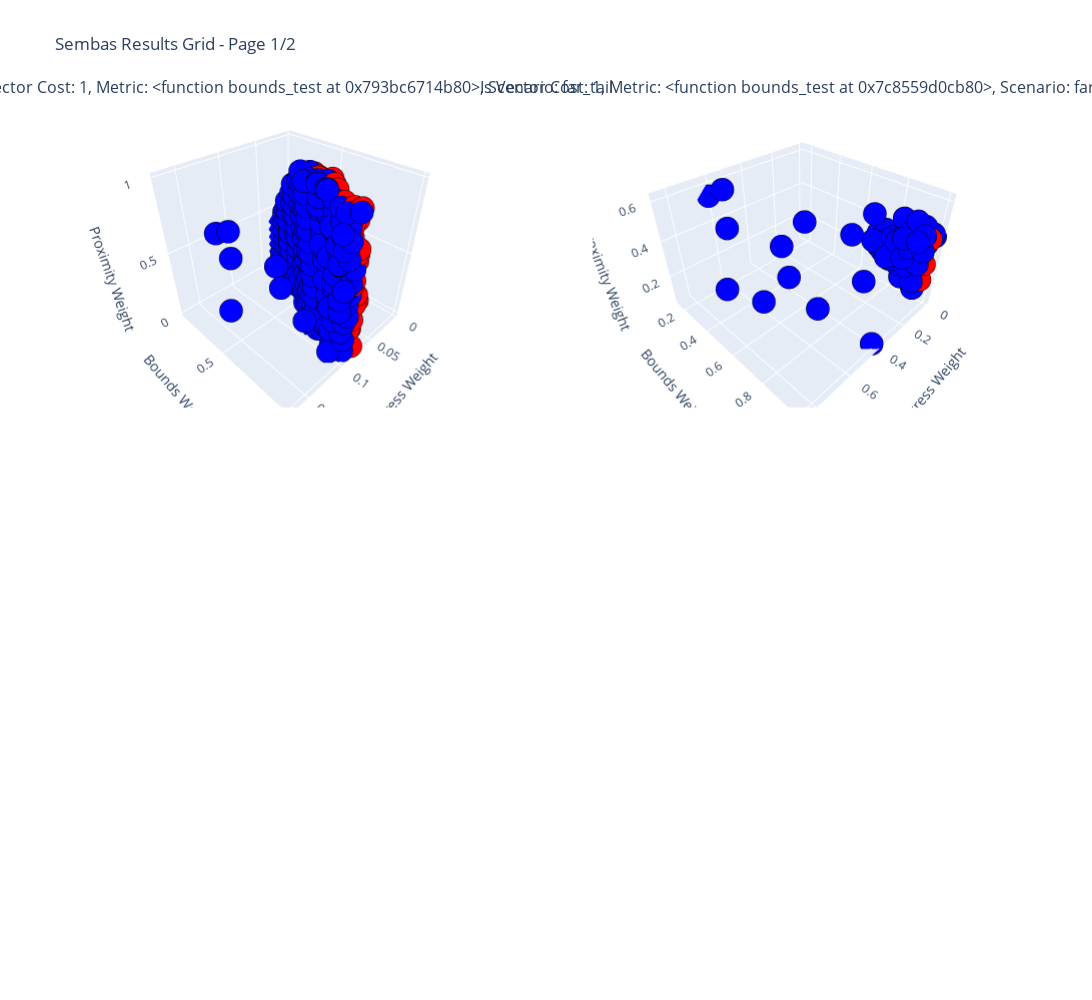

Here is the notebook cell this chart was saved with:
### Code cell
# file = 'paper_data/scalar_collision_vector_pass.json'
# plot_sembas_grid(file, start_index=4, num_plots=4)

# file = 'paper_data/scalar_pass.json'
# plot_sembas_grid(file, start_index=0, num_plots=4)

file = 'paper_data/bounds_test.json'
plot_sembas_grid(file, start_index=6, num_plots=8)

### Figure 1 — Plotly figure (JSON) as saved in the notebook; plotly's stock layout.template omitted (floating-point values rounded to 4 significant figures; data arrays with more than 128 entries replaced by an {"elided": "..."} marker saying what was removed)
{"data": [{"hoverinfo": "text", "marker": {"color": {"elided": "790 int values"}, "colorscale": [[0, "red"], [1, "blue"]], "line": {"color": "black", "width": 2}, "opacity": 1, "size": 8}, "mode": "markers", "scene": "scene", "showlegend": false, "text": {"elided": "790 str values"}, "type": "scatter3d", "x": {"elided": "790 float values"}, "y": {"elided": "790 float values"}, "z": {"elided": "790 float values"}}, {"hoverinfo": "text", "marker": {"color": [1, 1, 1, 1, 1, 1, 1, 1, 1, 1, 1, 0, 1, 1, 1, 1, 0, 1, 1, 1, 0, 1, 1, 0, 1, 1, 0, 0, 1, 1, 1, 1, 1, 1, 1, 1, 0, 1, 1, 0, 1, 1, 1, 0, 1, 0, 1, 1, 1, 0, 1, 1, 0, 1, 1, 0, 1, 1, 0, 1, 0, 0, 1, 0, 1, 0, 1, 1, 1, 0, 1, 1, 1, 1, 1, 1, 0, 1, 1, 1, 1, 1, 1, 1, 1], "colorscale": [[0, "red"], [1, "blue"]], "line": {"color": "black", "width": 2}, "opacity": 1, "size": 8}, "mode": "markers", "scene": "scene2", "showlegend": false, "text": ["Point 1<br>Successful<br>(0.62, 0.15, 0.55)", "Point 2<br>Successful<br>(0.43, 0.92, 0.38)", "Point 3<br>Successful<br>(0.63, 0.30, 0.44)", "Point 4<br>Successful<br>(0.62, 0.28, 0.62)", "Point 5<br>Successful<br>(0.56, 0.80, 0.23)", "Point 6<br>Successful<br>(0.37, 0.36, 0.25)", "Point 7<br>Successful<br>(0.85, 0.59, 0.39)", "Point 8<br>Successful<br>(0.41, 0.99, 0.05)", "Point 9<br>Successful<br>(0.72, 0.64, 0.26)", "Point 10<br>Successful<br>(0.16, 0.76, 0.51)", "Point 11<br>Successful<br>(0.62, 0.69, 0.37)", "Point 12<br>Failed<br>(0.07, 0.86, 0.34)", "Point 13<br>Successful<br>(0.34, 0.51, 0.44)", "Point 14<br>Successful<br>(0.21, 0.68, 0.39)", "Point 15<br>Successful<br>(0.14, 0.77, 0.36)", "Point 16<br>Successful<br>(0.11, 0.82, 0.35)", "Point 17<br>Failed<br>(0.05, 0.78, 0.38)", "Point 18<br>Successful<br>(0.15, 0.76, 0.37)", "Point 19<br>Successful<br>(0.10, 0.75, 0.38)", "Point 20<br>Successful<br>(0.16, 0.85, 0.32)", "Point 21<br>Failed<br>(0.06, 0.87, 0.33)", "Point 22<br>Successful<br>(0.11, 0.88, 0.32)", "Point 23<br>Successful<br>(0.12, 0.85, 0.41)", "Point 24<br>Failed<br>(0.06, 0.87, 0.33)", "Point 25<br>Successful<br>(0.09, 0.88, 0.38)", "Point 26<br>Successful<br>(0.09, 0.79, 0.29)", "Point 27<br>Failed<br>(0.06, 0.87, 0.33)", "Point 28<br>Failed<br>(0.06, 0.83, 0.30)", "Point 29<br>Successful<br>(0.08, 0.78, 0.40)", "Point 30<br>Successful<br>(0.04, 0.84, 0.34)", "Point 31<br>Successful<br>(0.08, 0.86, 0.30)", "Point 32<br>Successful<br>(0.13, 0.85, 0.30)", "Point 33<br>Successful<br>(0.04, 0.84, 0.34)", "Point 34<br>Successful<br>(0.04, 0.81, 0.38)", "Point 35<br>Successful<br>(0.12, 0.87, 0.39)", "Point 36<br>Successful<br>(0.04, 0.84, 0.34)", "Point 37<br>Failed<br>(0.05, 0.80, 0.31)", "Point 38<br>Successful<br>(0.09, 0.76, 0.31)", "Point 39<br>Successful<br>(0.04, 0.84, 0.34)", "Point 40<br>Failed<br>(0.07, 0.87, 0.37)", "Point 41<br>Successful<br>(0.10, 0.86, 0.29)", "Point 42<br>Successful<br>(0.03, 0.79, 0.29)", "Point 43<br>Successful<br>(0.09, 0.87, 0.29)", "Point 44<br>Failed<br>(0.06, 0.90, 0.38)", "Point 45<br>Successful<br>(0.08, 0.90, 0.33)", "Point 46<br>Failed<br>(0.07, 0.96, 0.31)", "Point 47<br>Successful<br>(0.11, 0.88, 0.27)", "Point 48<br>Successful<br>(0.09, 0.93, 0.27)", "Point 49<br>Successful<br>(0.15, 0.92, 0.35)", "Point 50<br>Failed<br>(0.06, 0.92, 0.40)", "Point 51<br>Successful<br>(0.12, 0.93, 0.39)", "Point 52<br>Successful<br>(0.03, 0.93, 0.23)", "Point 53<br>Failed<br>(0.06, 0.99, 0.30)", "Point 54<br>Successful<br>(0.03, 0.97, 0.26)", "Point 55<br>Successful<br>(0.14, 0.94, 0.31)", "Point 56<br>Failed<br>(0.06, 0.99, 0.30)", "Point 57<br>Successful<br>(0.11, 0.98, 0.32)", "Point 58<br>Successful<br>(0.12, 0.97, 0.22)", "Point 59<br>Failed<br>(0.06, 0.99, 0.30)", "Point 60<br>Successful<br>(0.12, 1.00, 0.40)", "Point 61<br>Failed<br>(0.05, 0.93, 0.42)", "Point 62<br>Failed<br>(0.08, 0.98, 0.42)", "Point 63<br>Successful<br>(0.15, 0.92, 0.45)", "Point 64<br>Failed<br>(0.05, 0.93, 0.42)", "Point 65<br>Successful<br>(0.10, 0.92, 0.46)", "Point 66<br>Failed<br>(0.07, 0.99, 0.22)", "Point 67<br>Successful<br>(0.01, 0.92, 0.22)", "Point 68<br>Successful<br>(0.05, 0.95, 0.20)", "Point 69<br>Successful<br>(0.15, 0.98, 0.46)", "Point 70<br>Failed<br>(0.06, 0.99, 0.44)", "Point 71<br>Successful<br>(0.10, 0.99, 0.47)", "Point 72<br>Successful<br>(0.10, 0.87, 0.40)", "Point 73<br>Successful<br>(0.03, 0.92, 0.44)", "Point 74<br>Successful<br>(0.04, 0.96, 0.48)", "Point 75<br>Successful<br>(0.08, 0.87, 0.50)", "Point 76<br>Successful<br>(0.03, 0.92, 0.44)", "Point 77<br>Failed<br>(0.06, 0.96, 0.41)", "Point 78<br>Successful<br>(0.10, 0.90, 0.20)", "Point 79<br>Successful<br>(0.05, 0.95, 0.13)", "Point 80<br>Successful<br>(0.08, 0.93, 0.51)", "Point 81<br>Successful<br>(0.03, 0.99, 0.45)", "Point 82<br>Successful<br>(0.08, 0.88, 0.41)", "Point 83<br>Successful<br>(0.05, 0.98, 0.39)", "Point 84<br>Successful<br>(0.01, 0.99, 0.43)", "Point 85<br>Successful<br>(0.62, 0.15, 0.55)"], "type": "scatter3d", "x": [0.6187, 0.431, 0.6332, 0.6172, 0.564, 0.3681, 0.8484, 0.4118, 0.7156, 0.1571, 0.6151, 0.07126, 0.345, 0.2081, 0.1397, 0.1055, 0.0516, 0.1472, 0.09688, 0.1594, 0.06375, 0.1141, 0.1215, 0.06375, 0.08728, 0.08948, 0.06375, 0.06466, 0.07678, 0.04324, 0.08176, 0.1342, 0.04324, 0.04118, 0.1197, 0.04324, 0.05138, 0.09121, 0.04324, 0.07156, 0.09595, 0.02898, 0.08704, 0.05751, 0.0843, 0.0664, 0.1052, 0.08641, 0.1487, 0.06342, 0.1151, 0.02887, 0.05899, 0.02633, 0.144, 0.05899, 0.1077, 0.1153, 0.05899, 0.119, 0.05477, 0.07521, 0.1504, 0.05477, 0.09743, 0.07443, 0.005031, 0.04528, 0.1543, 0.0587, 0.1014, 0.1048, 0.0298, 0.04443, 0.08094, 0.0298, 0.06127, 0.09514, 0.04772, 0.08487, 0.03373, 0.08089, 0.0463, 0.005339, 0.6187], "y": [0.153, 0.923, 0.2979, 0.2761, 0.802, 0.3637, 0.5896, 0.9905, 0.6365, 0.7596, 0.6853, 0.8599, 0.5065, 0.6832, 0.7716, 0.8157, 0.7831, 0.7619, 0.7545, 0.8484, 0.8696, 0.8769, 0.8462, 0.8696, 0.8754, 0.7853, 0.8696, 0.8323, 0.7797, 0.8444, 0.8615, 0.8518, 0.8444, 0.8106, 0.8685, 0.8444, 0.7988, 0.763, 0.8444, 0.8733, 0.8646, 0.7917, 0.8718, 0.8971, 0.9011, 0.9646, 0.8832, 0.9333, 0.9245, 0.919, 0.9303, 0.9255, 0.9909, 0.9685, 0.9411, 0.9909, 0.9795, 0.9724, 0.9909, 0.9987, 0.9264, 0.9759, 0.916, 0.9264, 0.9174, 0.9928, 0.9223, 0.9531, 0.9844, 0.9948, 0.9858, 0.8701, 0.9248, 0.9561, 0.8663, 0.9248, 0.9587, 0.9039, 0.9541, 0.9348, 0.9932, 0.8849, 0.9759, 0.9891, 0.153], "z": [0.5467, 0.3755, 0.4406, 0.6204, 0.2348, 0.2468, 0.3855, 0.0479, 0.265, 0.5103, 0.3662, 0.3369, 0.4418, 0.3893, 0.3631, 0.35, 0.3805, 0.366, 0.3828, 0.3195, 0.334, 0.3171, 0.4109, 0.334, 0.3818, 0.289, 0.334, 0.2956, 0.4027, 0.3357, 0.3026, 0.2973, 0.3357, 0.3772, 0.3938, 0.3357, 0.3089, 0.3062, 0.3357, 0.3709, 0.2943, 0.2919, 0.2885, 0.3795, 0.3333, 0.3098, 0.2689, 0.2712, 0.3476, 0.3977, 0.389, 0.2321, 0.3001, 0.264, 0.3103, 0.3001, 0.3193, 0.2208, 0.3001, 0.4033, 0.4243, 0.4241, 0.4476, 0.4243, 0.4555, 0.2193, 0.2159, 0.1984, 0.4619, 0.4386, 0.4698, 0.4044, 0.439, 0.4799, 0.5004, 0.439, 0.412, 0.1994, 0.1285, 0.5147, 0.4533, 0.4124, 0.3941, 0.426, 0.5467]}], "layout": {"annotations": [{"font": {"size": 16}, "showarrow": false, "text": "Is Vector Cost: 1, Metric: <function bounds_test at 0x793bc6714b80>, Scenario: far_tail", "x": 0.225, "xanchor": "center", "xref": "paper", "y": 1, "yanchor": "bottom", "yref": "paper"}, {"font": {"size": 16}, "showarrow": false, "text": "Is Vector Cost: 1, Metric: <function bounds_test at 0x7c8559d0cb80>, Scenario: far_tail", "x": 0.775, "xanchor": "center", "xref": "paper", "y": 1, "yanchor": "bottom", "yref": "paper"}], "height": 1000, "scene": {"domain": {"x": [0, 0.45], "y": [0.625, 1]}, "xaxis": {"title": {"text": "Progress Weight"}}, "yaxis": {"title": {"text": "Bounds Weight"}}, "zaxis": {"title": {"text": "Proximity Weight"}}}, "scene2": {"domain": {"x": [0.55, 1], "y": [0.625, 1]}, "xaxis": {"title": {"text": "Progress Weight"}}, "yaxis": {"title": {"text": "Bounds Weight"}}, "zaxis": {"title": {"text": "Proximity Weight"}}}, "scene3": {"domain": {"x": [0, 0.45], "y": [0, 0.375]}}, "scene4": {"domain": {"x": [0.55, 1], "y": [0, 0.375]}}, "title": {"text": "Sembas Results Grid - Page 1/2"}, "width": 1400}}
